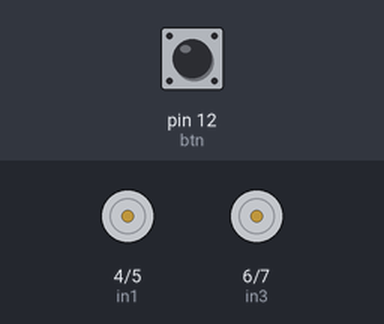
A sketch run on a simulated Arduino Uno, built with avr-gcc and run on an emulated ATmega328P. On the bench: motor-driver pin pairs drawn as motors (green arrow = first pin HIGH = forward, orange = second pin HIGH = backward, longer = more drive, scaled by the enable pin). The inputs (shaded band) are chosen by the test bench; at power-on: pin 12 (btn) HIGH.

Above: at 1.2 s.
1.3 s: pin 12 (btn) pulled LOW for 0.15 s
At 1.8 s:
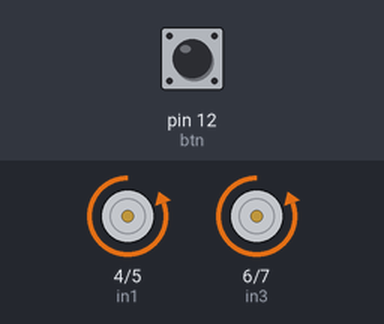
Timing chart, 0 to 7.8 s (numbered marks = the images above; inputs shaded):
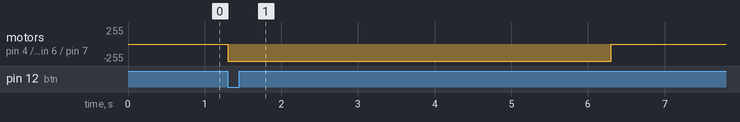

Measured:
- after the input at 1.3 s, motor on pin 4 (in1) / pin 5 (in2), motor on pin 6 (in3) / pin 7 (in4): stopped → backward 255/255 at once, → stopped 5.0 s later

The sketch:

Aula003.ino
```cpp
#define in1 4
#define in2 5
#define in3 6
#define in4 7
#define ENA 8
#define ENB 9
#define btn 12

void setup() {
 pinMode(in1, OUTPUT);
 pinMode(in2, OUTPUT);
 pinMode(in3, OUTPUT);
 pinMode(in4, OUTPUT);
 pinMode(btn, INPUT_PULLUP);
 pinMode(ENA, OUTPUT);
 pinMode(ENB, OUTPUT);
 Serial.begin(9600);
}

void seguir(){
  digitalWrite(in1, LOW);
  digitalWrite(in2, HIGH);
  digitalWrite(in3, LOW);
  digitalWrite(in4, HIGH);
}

void parar(){
  digitalWrite(in1, LOW);
  digitalWrite(in2, LOW);
  digitalWrite(in3, LOW);
  digitalWrite(in4, LOW);
}

void loop() {

  analogWrite(ENA, 255);
  analogWrite(ENB, 255);

  int btn_start = digitalRead(btn);

  if(btn_start == LOW){
    seguir();
    delay(5000);
    parar();
  }


}
```
